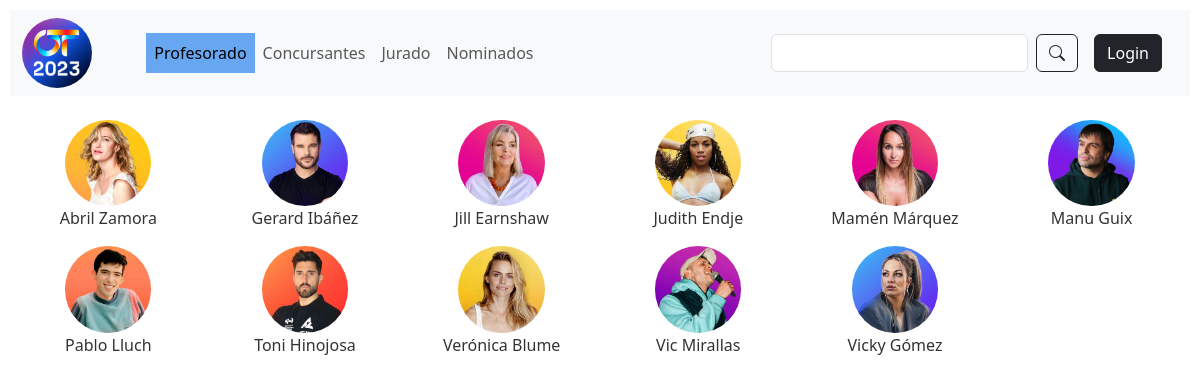
Screenshot of /teachers/ with the database file from the repository.
### teachers/models.py (models this page shows, shortened)
class Teacher(models.Model):
    first_name = models.CharField(max_length=80)
    last_name = models.CharField(max_length=80)
    slug = models.SlugField(max_length=250)
    subject = models.CharField(max_length=80)
    avatar = models.ImageField(upload_to='teachers/', blank=True)
    class Meta:
        ordering = ['first_name']
    def get_absolute_url(self):
        return reverse("teachers:detail", args=[self.slug])
    def __str__(self):
        return f'{self.first_name} {self.last_name}'

### teachers/views.py (the view)
# urls.py: path('', views.dashboard, name='dashboard'),
def dashboard(request):
    teachers = Teacher.objects.all()
    return render(
        request,
        'teachers/display_teachers.html',
        {
            'section': 'teachers',
            'teachers': teachers,
        },
    )

### teachers/templates/teachers/display_teachers.html (shortened to what this page needs)
{% extends "base.html" %}
{% block content %}
    <div id="content" class="container-fluid">
        <div class="row">
            {% for teacher in teachers %}
                <div class="col-4 col-sm-3 col-md-2">
                    <a href="{{ teacher.get_absolute_url }}">
                        <img src="{% if teacher.avatar %} {{ teacher.avatar.url }} {% else %} {{ teacher.get_avatar }} {% endif %} " alt="" class="judge mx-auto d-block">
                        <p class="text-center">{{ teacher }}</p>
                    </a>
                </div>
            {% endfor %}
        </div>
    </div>
{% endblock %}

### competitors/static/css/base.css (style rules this page uses)
body { padding: 5px; margin: 5px; }
.judge { border-radius: 50%; width: 50%; }
a { text-decoration: none; color: #333; }

### rows the page displays
Teacher: avatar (picture), first_name+last_name "Abril Zamora"
Teacher: avatar (picture), first_name+last_name "Gerard Ibáñez"
Teacher: avatar (picture), first_name+last_name "Jill Earnshaw"
Teacher: avatar (picture), first_name+last_name "Judith Endje"
Teacher: avatar (picture), first_name+last_name "Mamén Márquez"
Teacher: avatar (picture), first_name+last_name "Manu Guix"
Teacher: avatar (picture), first_name+last_name "Pablo Lluch"
Teacher: avatar (picture), first_name+last_name "Toni Hinojosa"
Teacher: avatar (picture), first_name+last_name "Verónica Blume"
Teacher: avatar (picture), first_name+last_name "Vic Mirallas"
Teacher: avatar (picture), first_name+last_name "Vicky Gómez"
